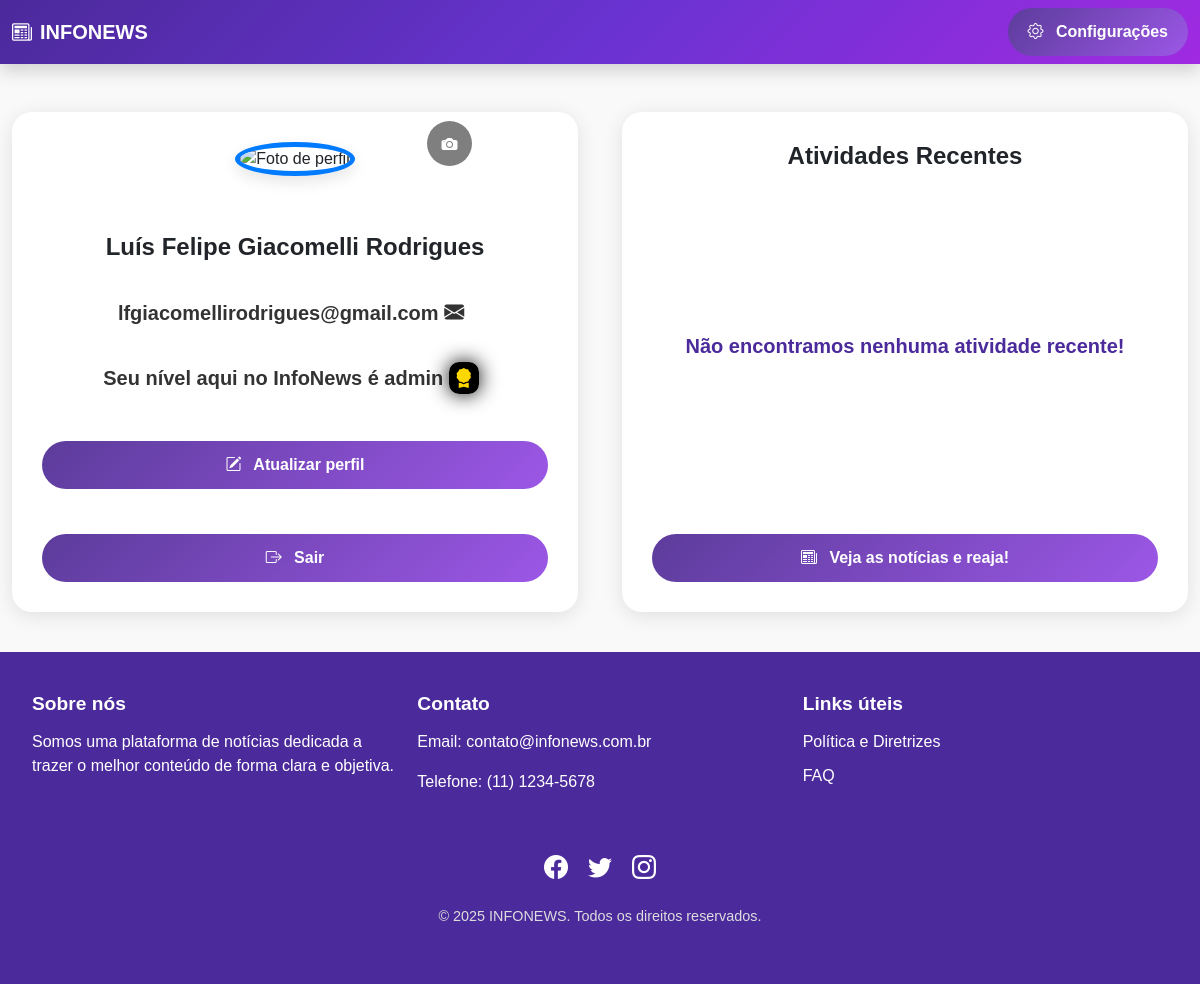
The app's page /perfil.php (signed in) with its own data.
### tables this page shows
CREATE TABLE `usuarios` (
  `usu_codigo` int(11) NOT NULL,
  `usu_nome` varchar(100) NOT NULL,
  `usu_email` varchar(150) NOT NULL,
  `usu_senha` varchar(255) NOT NULL,
  `created_at` timestamp NOT NULL DEFAULT current_timestamp(),
  `updated_at` timestamp NOT NULL DEFAULT current_timestamp() ON UPDATE current_timestamp(),
  `usu_nivel` varchar(50) DEFAULT NULL
);

### perfil.php (the view, shortened to what this page needs)
<?php
$conexao = conexao::getInstance();
$sqlUsuario = 'SELECT * FROM usuarios WHERE usu_codigo = :id';
$stmt = $conexao->prepare($sqlUsuario);
$stmt->bindParam(':id', $_SESSION['id']);
$stmt->execute();
$usuario = $stmt->fetch(PDO::FETCH_OBJ);
$sqlAtividades = 'SELECT c.com_conteudo, n.not_titulo, n.not_codigo, c.com_criadoem, c.not_codigo
                  FROM comentarios c
                  INNER JOIN noticias n ON c.not_codigo = n.not_codigo
                  WHERE c.usu_codigo = :usuario_id
                  AND c.com_criadoem > NOW() - INTERVAL 3 HOUR
                  ORDER BY c.com_criadoem DESC';
$stmtAtividades = $conexao->prepare($sqlAtividades);
$stmtAtividades->bindParam(':usuario_id', $_SESSION['id']);
$stmtAtividades->execute();
$atividades = $stmtAtividades->fetchAll(PDO::FETCH_OBJ);
?>
<!DOCTYPE html>
<html lang="pt-br">
<head>
    <link href="https://cdn.jsdelivr.net/npm/bootstrap@5.3.3/dist/css/bootstrap.min.css" rel="stylesheet">
    <link rel="stylesheet" href="https://cdn.jsdelivr.net/npm/bootstrap-icons/font/bootstrap-icons.css">
</head>
<body>
    <nav class="navbar navbar-expand-lg shadow" style="background: linear-gradient(135deg, #4b2a9b, #6933d1, #a02ae1);">
        <div class="container">
            <a class="navbar-brand text-white fw-bold" href="#"><i class="bi bi-newspaper me-2 text-white"></i>INFONEWS</a>
            <button type="button" class="btn btn-primary" data-bs-toggle="modal" data-bs-target="#exampleModal">
                <i class="bi bi-gear me-2"></i>
                Configurações
            </button>
        </div>
    </nav>
    <div class="container mt-5">
        <div class="row section" id="profile-activities">
            <div class="col-md-6">
                <div class="card-custom text-center">
                    <div class="profile-pic-container">
                        <img id="profile-pic" src="perfil-padrao.png" alt="Foto de perfil">
                        <i class="bi bi-camera-fill camera-icon"></i>
                    </div>
                    <h4 class="fw-bold"><?= htmlspecialchars($usuario->usu_nome) ?></h4>
                    <p class="information mb-2"><?= htmlspecialchars($usuario->usu_email) ?>
                        <i class="bi bi-envelope-fill me-2"></i>
                    </p>
                    <p class="information"> Seu nível aqui no InfoNews é <?= htmlspecialchars($usuario->usu_nivel) ?>
                        <?php if ($usuario->usu_nivel == 'admin') : ?>
                            <i class="bi bi-award-fill me-2" style="color:#FFD700;background-color:black;
                        padding:5px;border-radius:10px; box-shadow: 0 0 1em black;"></i>
                        <?php else: ?>
                            <i class="bi bi-award-fill me-2" style="color:#C0C0C0;background-color:black;
                        padding:5px;border-radius:10px; box-shadow: 0 0 1em black;"></i>
                        <?php endif; ?>
                    </p>
                    <a href="editarusuario.php?id=<?= $usuario->usu_codigo ?>"><button class="btn btn-primary w-100">
                            <i class="bi bi-pencil-square me-2"></i>
                            Atualizar perfil</button></a>
                    <a href="logout.php">
                        <button class="btn btn-primary w-100 mt-2">
                            <i class="bi bi-box-arrow-right me-2"></i>
                            Sair
                        </button>
                    </a>
                </div>
            </div>
            <div class="col-md-6">
                <div class="card-custom">
                    <h4 class="text-center fw-bold">Atividades Recentes</h4>
                    <?php if (count($atividades) > 0) : ?>
                        <ul class="activity-list">
                            <?php foreach ($atividades as $atividade) : ?>
                                <li>
                                    <span class="activity-text">Comentou em "<a href="detalhesnoticias.php?id=<?= $atividade->not_codigo ?>" style="color:black;"><strong><?= htmlspecialchars($atividade->not_titulo) ?></strong></a>"</span>
                                    <a href="detalhesnoticias.php?id=<?= $atividade->not_codigo ?>" class="btn-access">Acessar</a>
                                </li>
                            <?php endforeach; ?>
                        </ul>
                    <?php else : ?>
                        <p class="without-activities">
                            Não encontramos nenhuma atividade recente!
                        </p>
                        <a href="index.php" class="btn btn-primary">
                            <i class="bi bi-newspaper me-2"></i>
                            Veja as notícias e reaja!</a>
                    <?php endif; ?>
                </div>
            </div>
        </div>
    </div>
    <?php include 'footer.php'; ?>
</body>
</html>

### perfil.php (style rules this page uses)
body { font-family: 'Poppins', sans-serif; background-color: #f9f9f9; }
.container { max-width: 1200px; }
.card-custom { background: #fff; border-radius: 20px; box-shadow: 0 4px 20px rgba(0, 0, 0, 0.1); padding: 30px; height: 500px; display: flex; flex-direction: column; justify-content: space-between; }
.profile-pic-container { position: relative; text-align: center; margin-bottom: 20px; }
.profile-pic-container img { width: 160px; height: 160px; border-radius: 50%; border: 5px solid #007bff; box-shadow: 0 6px 15px rgba(0, 0, 0, 0.1); }
.camera-icon { position: absolute; bottom: 10px; right: 15%; background: rgba(0, 0, 0, 0.5); color: #fff; padding: 12px; border-radius: 50%; height: 45px; width: 45px; cursor: pointer; transition: background 0.3s ease; }
.btn-primary { background: linear-gradient(135deg, #5c3c9b, #9c57e6); border: none; padding: 12px 20px; font-weight: bold; border-radius: 50px; transition: 0.3s ease; }
.section { display: none; }
#profile-activities { display: flex; flex-wrap: wrap; gap: 20px; }
#profile-activities .col-md-6 { flex: 1 1 calc(50% - 20px); }
.card-custom { width: 100%; }
.card-custom { min-height: 350px; }
.btn-primary { background-color: #9c57e6; border-color: #9c57e6; }
.without-activities { text-align: center; font-size: 20px; font-weight: bold; color: #4b2a9b; margin-bottom: 20px; font-family: Verdana, Geneva, Tahoma, sans-serif; }
.information { font-size: 20px; font-weight: bold; color: #333; font-family: 'Trebuchet MS', 'Lucida Sans Unicode', 'Lucida Grande', 'Lucida Sans', Arial, sans-serif; margin: -10px 0 10px 0; }

### records on screen
usuarios: usu_nome "Luís Felipe Giacomelli Rodrigues", usu_email "lfgiacomellirodrigues@gmail.com", usu_nivel "admin"
